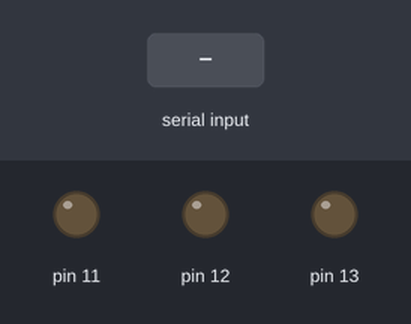
Recording of a sketch running on a simulated Arduino Uno, built with avr-gcc and run on an emulated ATmega328P. On the bench: output pins drawn as LEDs (lit = HIGH). The test bench sets the inputs (shaded band).

Above: at 1.2 s.
1.3 s: "90,45\n" received over Serial
At 2.5 s:
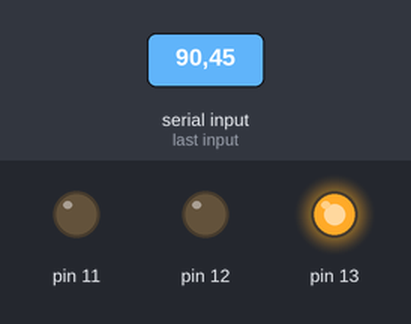
2.8 s: "2\n" received over Serial
At 3.8 s:
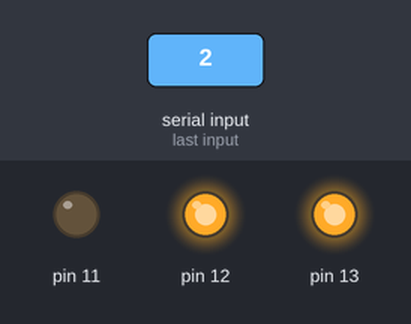
4.3 s: "1\n" received over Serial
At 4.9 s:
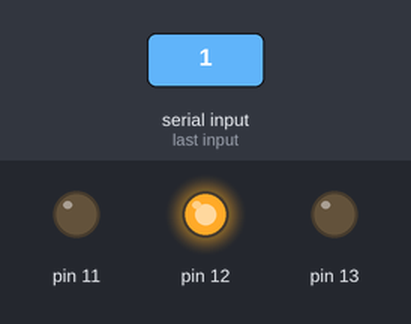
5.8 s: "4\n" received over Serial
At 6.1 s:
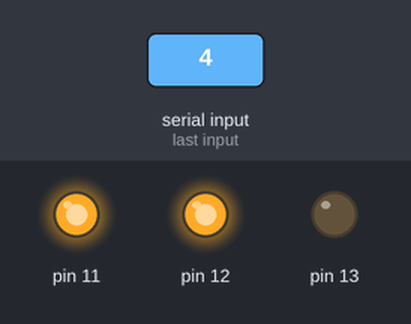
7.3 s: "30,150\n" received over Serial
At 8.5 s:
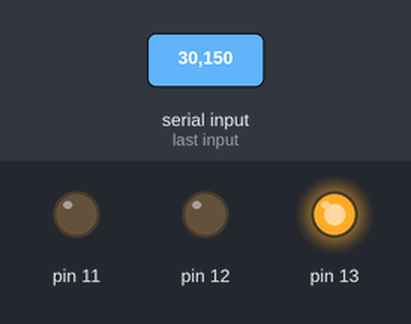
8.8 s: "200\n" received over Serial
At 9.6 s:
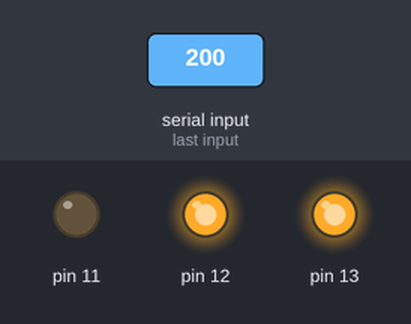
Timing chart, 0 to 11.3 s (numbered marks = the images above; inputs shaded):
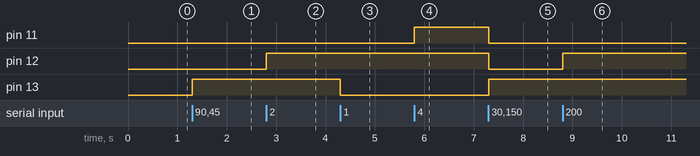

The sketch:

Seri_le_communicatie.ino
```cpp
int bediening;

void setup() {
  Serial.begin(9600);
  pinMode(11, OUTPUT);
  pinMode(12, OUTPUT);
  pinMode(13, OUTPUT);
}

void loop() {
  bediening = Serial.read() - '0';   //de - '0' is voor ascii

  switch (bediening) {
    case 0:
      digitalWrite(13, HIGH);
      break;
    case 1:
      digitalWrite(13, LOW);
      break;
    case 2:
      digitalWrite(12, HIGH);
      break;
    case 3:
      digitalWrite(12, LOW);
      break;
    case 4:
      digitalWrite(11, HIGH);
      break;
    case 5:
      digitalWrite(11, LOW);
      break;
  }
}
```

Measured:
- after the input at 1.3 s, pin 13: LOW → HIGH at once
- after the input at 2.8 s, pin 12: LOW → HIGH at once
- after the input at 4.3 s, pin 13: HIGH → LOW at once
- after the input at 5.8 s, pin 11: LOW → HIGH at once
- after the input at 7.3 s, pin 11, pin 12: HIGH → LOW at once; pin 13: LOW → HIGH at once
- after the input at 8.8 s, pin 12: LOW → HIGH at once
